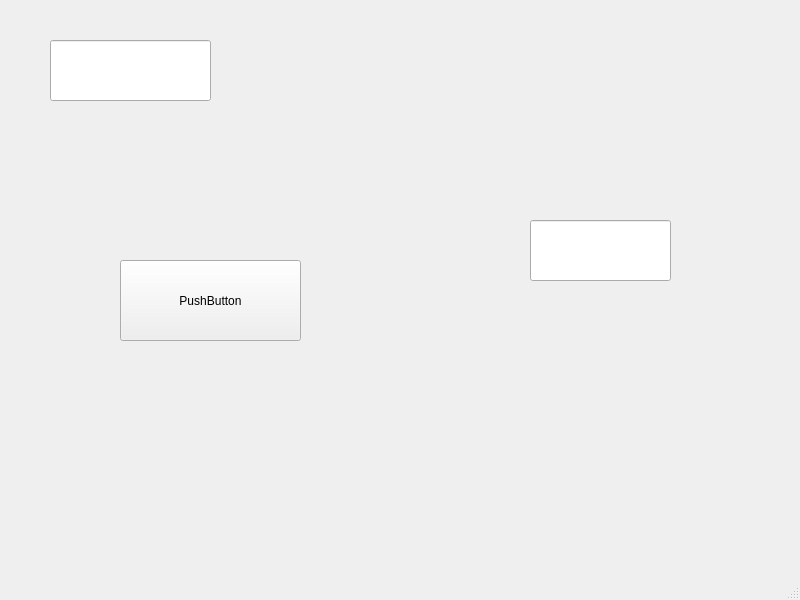
<?xml version="1.0" encoding="UTF-8"?>
<ui version="4.0">
 <class>MainWindow</class>
 <widget class="QMainWindow" name="MainWindow">
  <property name="geometry">
   <rect>
    <x>0</x>
    <y>0</y>
    <width>800</width>
    <height>600</height>
   </rect>
  </property>
  <property name="windowTitle">
   <string>MainWindow</string>
  </property>
  <widget class="QWidget" name="centralwidget">
   <widget class="QLineEdit" name="lineEdit">
    <property name="geometry">
     <rect>
      <x>50</x>
      <y>40</y>
      <width>161</width>
      <height>61</height>
     </rect>
    </property>
   </widget>
   <widget class="QLineEdit" name="lineEdit_2">
    <property name="geometry">
     <rect>
      <x>530</x>
      <y>220</y>
      <width>141</width>
      <height>61</height>
     </rect>
    </property>
   </widget>
   <widget class="QPushButton" name="pushButton">
    <property name="geometry">
     <rect>
      <x>120</x>
      <y>260</y>
      <width>181</width>
      <height>81</height>
     </rect>
    </property>
    <property name="text">
     <string>PushButton</string>
    </property>
   </widget>
  </widget>
  <widget class="QMenuBar" name="menubar">
   <property name="geometry">
    <rect>
     <x>0</x>
     <y>0</y>
     <width>800</width>
     <height>28</height>
    </rect>
   </property>
  </widget>
  <widget class="QStatusBar" name="statusbar"/>
 </widget>
 <resources/>
 <connections/>
</ui>
